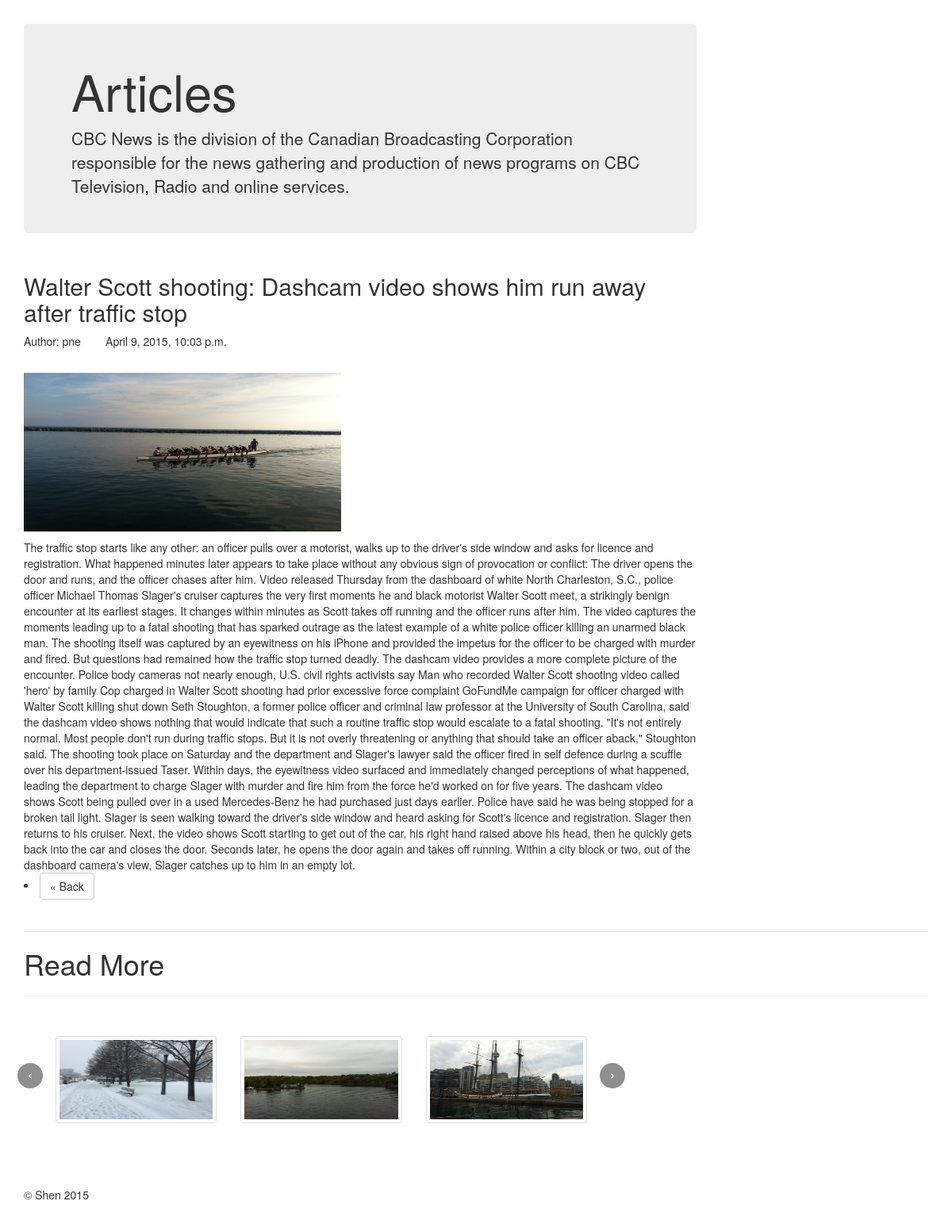
/articles/10, run on the app's committed database.
### articles/models.py (models this page shows, shortened)
class Article(models.Model):
	title = models.CharField(max_length = 200)
	author = models.CharField(max_length = 50)
	pub_date = models.DateTimeField('date published')
	category = models.CharField(max_length = 50)
	image = models.ImageField()
	preview = models.CharField(max_length = 1000)
	text = models.TextField()
	publish = models.BooleanField(default = True)
	objects = ArticleQuerySet.as_manager()
	class Meta:
		verbose_name = "Article Entry"
		verbose_name_plural = "Artries"
		ordering = ["-pub_date"]

### articles/views.py (the view)
# urls.py: url(r'^articles/(?P<pk>\d+)$', views.ArticleDetail.as_view(), name="article_detail"),
class ArticleDetail(generic.DetailView):
    model = models.Article
    template_name = "article.html"

### templates/article.html (shortened to what this page needs)
<!DOCTYPE html>
{% extends "base.html" %}
{% load django_markdown %}
{% block entries %}
        <h2>{{ article.title }}</h2>
        <p>Author: {{ article.author }} &nbsp; &nbsp;&nbsp;&nbsp;&nbsp; {{article.pub_date}}</p>
        <br>
        <img src="{{article.image.url}}" alt = "image" height="200" width = "400">
    	{{ article.text|markdown }}
    	<br>
    	<li><a class="btn btn-default" href="/" role="button"> &laquo; Back </a></li>
 {% endblock %}
 {% block read_more %}
  <div class='row'>
    <div class='col-md-8'>
      <div class="carousel slide media-carousel" id="media">
        <div class="carousel-inner">
          <div class="item  active">
            <div class="row">
              <div class="col-md-4">
                <a class="thumbnail" href="1"><img alt="1" src="/static/img/IMG_1348.JPG "></a>
              </div>
              <div class="col-md-4">
                <a class="thumbnail" href="2"><img alt="2" src="/static/img/IMG_0514.JPG"></a>
              </div>
              <div class="col-md-4">
                <a class="thumbnail" href="3"><img alt="3" src="/static/img/IMG_0985.JPG"></a>
              </div>
            </div>
          </div>
        </div>
        <a data-slide="prev" href="#media" class="left carousel-control">‹</a>
        <a data-slide="next" href="#media" class="right carousel-control">›</a>
      </div>
    </div>
  </div>
{%endblock%}

### static/static_dirs/css/offcanvas.css (style rules this page uses)
html, body { overflow-x: hidden; }
body { padding-top: 30px; }
.media-carousel { margin-bottom: 0; padding: 0 40px 30px 40px; margin-top: 30px; }
.media-carousel .carousel-control.left { left: -12px; background-image: none; background: none repeat scroll 0 0 #222222; border: 4px solid #FFFFFF; border-radius: 23px 23px 23px 23px; height: 40px; width : 40px; margin-top: 30px }
.media-carousel .carousel-control.right { right: -12px !important; background-image: none; background: none repeat scroll 0 0 #222222; border: 4px solid #FFFFFF; border-radius: 23px 23px 23px 23px; height: 40px; width : 40px; margin-top: 30px }
.media-carousel img { width: 250px; height: 100px }

### data on the page
Article: title "Walter Scott shooting: Dashcam video shows him run away after traffic stop", author "pne", pub_date "April 9, 2015, 10:03 p.m.", image (picture), text "The traffic stop starts like any other: an officer pulls over a motorist, walks up to the driver's side window and asks for licence and registration. What happened minutes later appears to take place without any obvious sign of provocation or conflict: The driver opens the door and runs, and the officer chases after him. Video released Thursday from the dashboard of white North Charleston, S.C., police officer Michael Thomas Slager's cruiser captures the very first moments he and black motorist Walter Scott meet, a strikingly benign encounter at its earliest stages. It changes within minutes as Scott takes off running and the officer runs after him. The video captures the moments leading up…"
